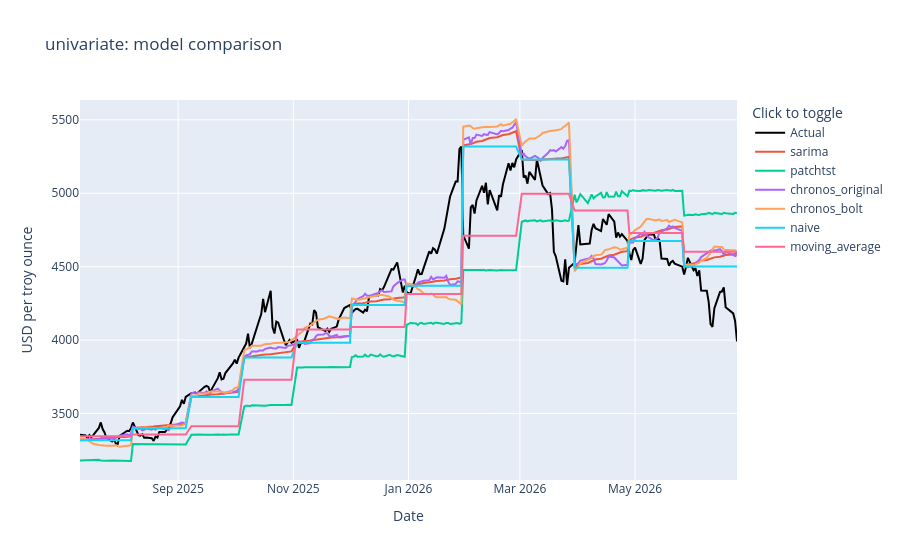
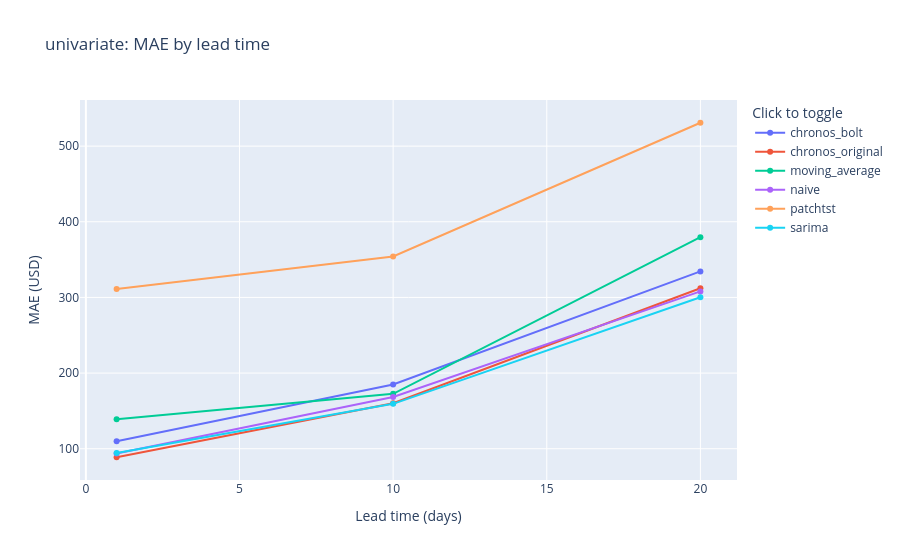

Here is the notebook cell these charts were saved with, in order:
### Code cell
univariate_results = {name: r for name, r in {
    'sarima': sarima_result, 'patchtst': patchtst_result,
    'chronos_original': chronos_original_result, 'chronos_bolt': chronos_bolt_result,
    **univariate_baselines,
}.items() if r is not None}  # disabled models (enabled=false) are None and dropped here, so downstream comparisons never see them
univariate_metrics, univariate_forecast_fig, univariate_lead_time_fig = compare_results(univariate_results, 'univariate', data_hash)
display(univariate_metrics)
display(univariate_forecast_fig)
display(univariate_lead_time_fig)

### Figure 1 — Plotly figure (JSON) as saved in the notebook; plotly's stock layout.template omitted (floating-point values rounded to 4 significant figures; data arrays with more than 128 entries replaced by an {"elided": "..."} marker saying what was removed)
{"data": [{"line": {"color": "black", "width": 2}, "name": "Actual", "type": "scatter", "x": {"elided": "240 str values"}, "y": {"elided": "240 float values"}}, {"mode": "lines", "name": "sarima", "type": "scatter", "x": {"elided": "240 str values"}, "y": {"elided": "240 float values"}}, {"mode": "lines", "name": "patchtst", "type": "scatter", "x": {"elided": "240 str values"}, "y": {"elided": "240 float values"}}, {"mode": "lines", "name": "chronos_original", "type": "scatter", "x": {"elided": "240 str values"}, "y": {"elided": "240 float values"}}, {"mode": "lines", "name": "chronos_bolt", "type": "scatter", "x": {"elided": "240 str values"}, "y": {"elided": "240 float values"}}, {"mode": "lines", "name": "naive", "type": "scatter", "x": {"elided": "240 str values"}, "y": {"elided": "240 float values"}}, {"mode": "lines", "name": "moving_average", "type": "scatter", "x": {"elided": "240 str values"}, "y": {"elided": "240 float values"}}], "layout": {"hovermode": "x unified", "legend": {"title": {"text": "Click to toggle"}}, "title": {"text": "univariate: model comparison"}, "xaxis": {"title": {"text": "Date"}}, "yaxis": {"title": {"text": "USD per troy ounce"}}}}

### Figure 2 — Plotly figure (JSON) as saved in the notebook; plotly's stock layout.template omitted (floating-point values rounded to 4 significant figures)
{"data": [{"mode": "lines+markers", "name": "chronos_bolt", "type": "scatter", "x": [1, 10, 20], "y": [109.9, 185.0, 334.4]}, {"mode": "lines+markers", "name": "chronos_original", "type": "scatter", "x": [1, 10, 20], "y": [88.75, 160.2, 312.2]}, {"mode": "lines+markers", "name": "moving_average", "type": "scatter", "x": [1, 10, 20], "y": [138.9, 172.6, 379.7]}, {"mode": "lines+markers", "name": "naive", "type": "scatter", "x": [1, 10, 20], "y": [93.71, 168.4, 308.0]}, {"mode": "lines+markers", "name": "patchtst", "type": "scatter", "x": [1, 10, 20], "y": [311.2, 354.2, 530.9]}, {"mode": "lines+markers", "name": "sarima", "type": "scatter", "x": [1, 10, 20], "y": [94.44, 159.4, 300.3]}], "layout": {"legend": {"title": {"text": "Click to toggle"}}, "title": {"text": "univariate: MAE by lead time"}, "xaxis": {"title": {"text": "Lead time (days)"}}, "yaxis": {"title": {"text": "MAE (USD)"}}}}
